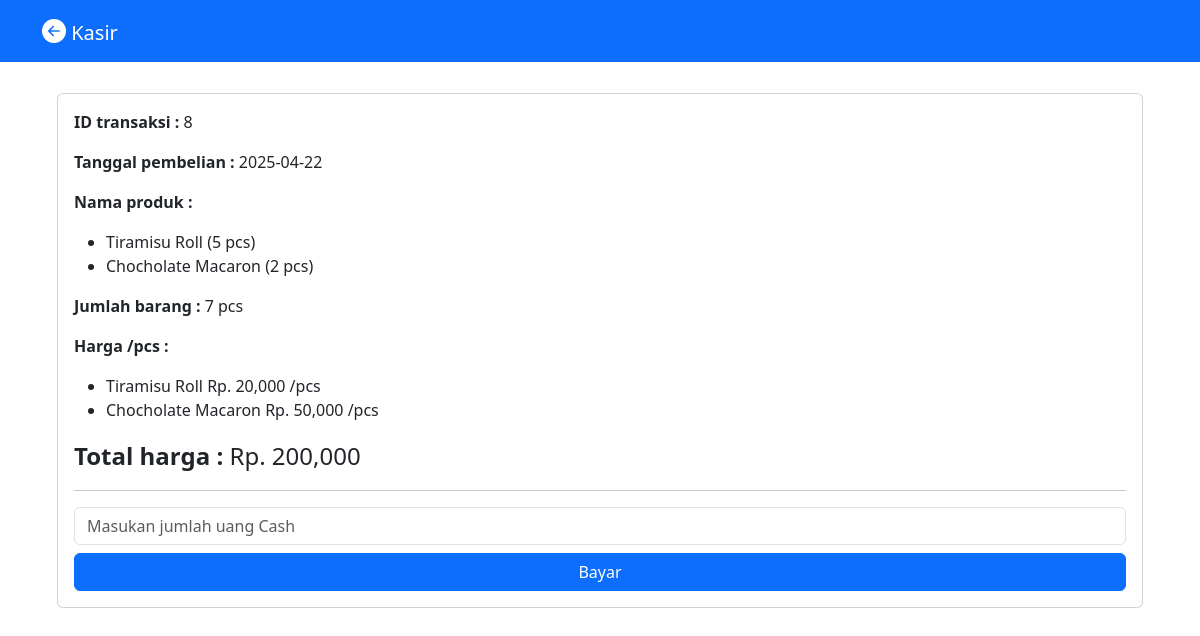
/transaksi/bayar.php?id_transaksi=8, run on the app's committed database.
### tables this page shows
CREATE TABLE `transaksi` (
  `id_transaksi` int(11) NOT NULL,
  `id_produk` int(11) NOT NULL,
  `nama_produk` varchar(255) NOT NULL,
  `hargaPCS` double NOT NULL,
  `jumlah` int(11) NOT NULL,
  `total` double NOT NULL,
  `total_kes` double NOT NULL,
  `tanggal` date NOT NULL,
  `uang_cash` double NOT NULL,
  `kembalian` double NOT NULL
);

CREATE TABLE `barang` (
  `id_barang` int(11) NOT NULL,
  `id_transaksi` int(11) NOT NULL,
  `id_produk` int(11) NOT NULL,
  `nama_produk` varchar(255) NOT NULL,
  `jumlah` int(11) NOT NULL,
  `hargaPCS` double NOT NULL,
  `total` double NOT NULL,
  `tanggal` date NOT NULL
);

### transaksi/bayar.php (the view, shortened to what this page needs)
<?php
include "../koneksi.php";
include "../stok/header2.php";
if(isset($_GET['id_transaksi'])) {
    $id_transaksi = $_GET['id_transaksi'];
    $query = mysqli_query($koneksi, "SELECT * FROM transaksi WHERE id_transaksi='$id_transaksi'");
    $data = mysqli_fetch_array($query);
}
?>
<div class="container mt-5">
<div class="row justify-content-center">
    <div class="col-md-12">
                    <div class="card">
                        <div class="card-body">
                    <p><b>ID transaksi : </b><?php echo $data['id_transaksi'] ?></p>
                    <p><b>Tanggal pembelian : </b><?php echo $data['tanggal'] ?></p>
                    <p><b>Nama produk : </b>
                        <ul>
                            <li><?php echo $data['nama_produk'] ?> (<?php echo $data['jumlah'] ?> pcs)</li>
                            <?php
                            $query2 = mysqli_query($koneksi, "SELECT * FROM barang WHERE id_transaksi='$data[id_transaksi]'");
                            while($data2 = mysqli_fetch_array($query2)) {
                            ?>
                            <li><?php echo $data2['nama_produk'] ?> (<?php echo $data2['jumlah'] ?> pcs)</li>
                            <?php } ?>
                        </ul>
                    </p>
                    <p><b>Jumlah barang : </b>
                        <?php
                        $jml_1 = mysqli_query($koneksi, "SELECT SUM(jumlah) AS jumlah1 FROM transaksi WHERE id_transaksi='$data[id_transaksi]'");
                        $jml_1 = mysqli_fetch_array($jml_1);
                        $jml_2 = mysqli_query($koneksi, "SELECT SUM(jumlah) AS jumlah2 FROM barang WHERE id_transaksi='$data[id_transaksi]'");
                        $jml_2 = mysqli_fetch_array($jml_2);
                        $total_jumlah = $jml_1['jumlah1'] + $jml_2['jumlah2'];
                        ?> <?php echo $total_jumlah . " pcs"?>
                    </p>
                    <p><b>Harga /pcs : </b>
                    <ul>
                            <li><?php echo $data['nama_produk'] ?> Rp. <?php echo number_format($data['hargaPCS']) ?> /pcs</li>
                            <?php
                            $query2 = mysqli_query($koneksi, "SELECT * FROM barang WHERE id_transaksi='$data[id_transaksi]'");
                            while($data2 = mysqli_fetch_array($query2)) {
                            ?>
                            <li><?php echo $data2['nama_produk'] ?> Rp. <?php echo number_format($data2['hargaPCS']) ?> /pcs</li>
                            <?php } ?>
                        </ul>
                    </p>
                    <p class="fs-4"><b>Total harga : </b>
                    <?php
                        $total_harga1 = mysqli_query($koneksi, "SELECT SUM(total) AS total_harga1 FROM transaksi WHERE id_transaksi='$data[id_transaksi]'");
                        $final1 = mysqli_fetch_array($total_harga1);
                        $total_harga2 = mysqli_query($koneksi, "SELECT SUM(total) AS total_harga2 FROM barang WHERE id_transaksi='$data[id_transaksi]'");
                        $final2 = mysqli_fetch_array($total_harga2);
                        $total_harga_kes = $final1['total_harga1'] + $final2['total_harga2'];
                        ?> Rp. <?php echo number_format($total_harga_kes) ?>
                    </p>
                    <hr>
                        <form action="" method="POST">
                            <input type="text" name="uang_cash" class="form-control" placeholder="Masukan jumlah uang Cash" required autofocus autocomplete="off">
                            <div class="d-grid gap-2 mt-2">
                            <input type="submit" name="submit" class="btn btn-primary" value="Bayar">
                            </div>
                        </form>
                    </div>
                    </div>
                    </div>
                    </div>
</div>

### stok/header2.php (style rules this page uses)
body { margin: 0; padding: 45px; }

### data on the page
transaksi: id_transaksi "8", tanggal "2025-04-22", nama_produk "Tiramisu Roll", jumlah "5", hargaPCS "20,000"
barang: nama_produk "Chocholate Macaron", jumlah "2", hargaPCS "50,000"

### other printed values
$total_jumlah "7"
$total_harga_kes "200,000"
